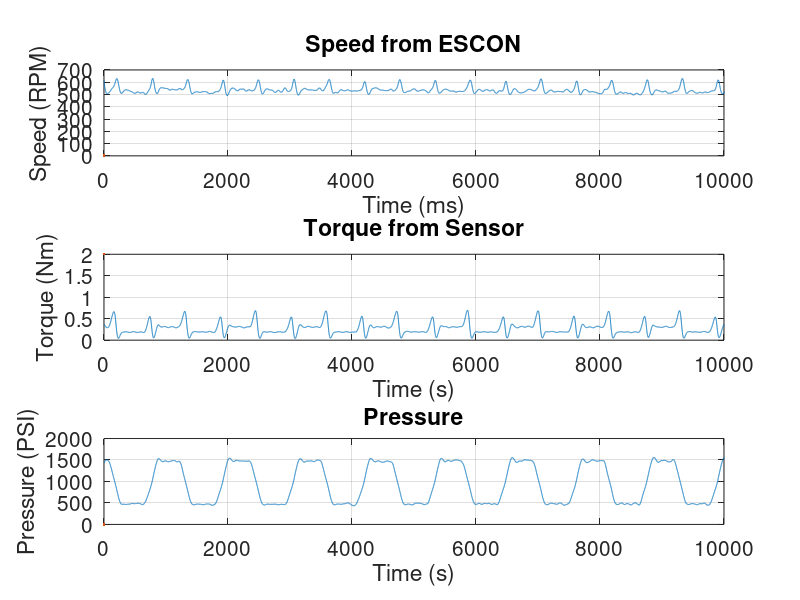

Write MATLAB code to recreate this figure.
clc; clear; close;
load test_20_500RPM.mat

fc = 10;
fs = 1000;

[b,a] = butter(2,fc/(fs/2));

no_of_sensors = 3;

sampling_time = 1;

kwte = 90000;

speed_turn = 3;
current_turn = 1;
pressure_turn = 2;

x = some_data(speed_turn:no_of_sensors:kwte);
y = some_data(current_turn:no_of_sensors:kwte);
z = some_data(pressure_turn:no_of_sensors:kwte);

if isnan(y(1))
    y(1) = 0;
end

t_x = t(speed_turn:no_of_sensors:kwte);
t_y = t(current_turn:no_of_sensors:kwte);
t_z = t(pressure_turn:no_of_sensors:kwte);

figure(1)

subplot(3,1,1)
t_speed = sampling_time/no_of_sensors*(t_x-speed_turn);
speed = filtfilt(b,a,(0.78125*x - 1600));
plot(t_speed, speed,LineWidth=2)
title('Speed from ESCON')
ylabel('Speed (RPM)')
xlabel('Time (ms)')
grid on
xlim([0 10000])

subplot(3,1,2)
t_torque = sampling_time/no_of_sensors*(t_y-current_turn);
% y = y(2:end);
% t_torque = t_torque(2:end);
plot(t_torque,0.0032226562*filtfilt(b,a,y),LineWidth=2)
title('Torque from Sensor')
xlabel('Time (s)')
ylabel('Torque (Nm)')
grid on
% xlim([10 25])
xlim([0 10000])

subplot(3,1,3)
plot(sampling_time/no_of_sensors*(t_z-pressure_turn),1.6113281*filtfilt(b,a,z),LineWidth=2)
ylabel('Pressure (PSI)')
xlabel('Time (s)')
title('Pressure')
grid on
% xlim([10 25])
xlim([0 10000])

some_fig = gcf;
set(findobj(some_fig,'type','axes'),"FontSize",15)


% disp('Click two points on the plot to define the friction index range.');
% [friction_index, ~] = ginput(2); % Select two points (start and end)
% friction_index = find(t_speed >= friction_index(1) & t_speed <= friction_index(2)); % Get indices in time array

% figure(2)
% plot(t_speed(friction_index),speed(friction_index),LineWidth=2)
% xlabel('Time (ms)')
% ylabel('Speed (RPM)')
% title('Desired Speed Range')
% grid on
% 
% some_fig_2 = gcf;
% set(findobj(some_fig_2,'type','axes'),"FontSize",15)
